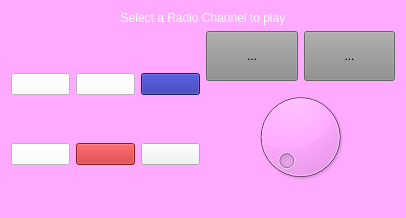
<?xml version="1.0" encoding="UTF-8"?>
<ui version="4.0">
 <class>Widget</class>
 <widget class="QWidget" name="Widget">
  <property name="windowModality">
   <enum>Qt::NonModal</enum>
  </property>
  <property name="geometry">
   <rect>
    <x>0</x>
    <y>0</y>
    <width>406</width>
    <height>218</height>
   </rect>
  </property>
  <property name="sizePolicy">
   <sizepolicy hsizetype="Fixed" vsizetype="Fixed">
    <horstretch>0</horstretch>
    <verstretch>0</verstretch>
   </sizepolicy>
  </property>
  <property name="minimumSize">
   <size>
    <width>406</width>
    <height>218</height>
   </size>
  </property>
  <property name="maximumSize">
   <size>
    <width>406</width>
    <height>218</height>
   </size>
  </property>
  <property name="windowTitle">
   <string>Radio Player</string>
  </property>
  <property name="windowIcon">
   <iconset resource="buttons.qrc">
    <normaloff>:/buttons/icon.png</normaloff>:/buttons/icon.png</iconset>
  </property>
  <property name="styleSheet">
   <string notr="true">background-color: rgb(49, 49, 49);
background-color: rgb(255, 170, 255);</string>
  </property>
  <layout class="QGridLayout" name="gridLayout">
   <property name="sizeConstraint">
    <enum>QLayout::SetNoConstraint</enum>
   </property>
   <item row="5" column="0">
    <layout class="QHBoxLayout" name="horizontalLayout">
     <item>
      <layout class="QGridLayout" name="gridLayout_2">
       <item row="0" column="0">
        <widget class="QPushButton" name="rathumakaraButton">
         <property name="toolTip">
          <string>RathuMakara FM</string>
         </property>
         <property name="styleSheet">
          <string notr="true">background-color: rgb(255, 255, 255);</string>
         </property>
         <property name="text">
          <string/>
         </property>
         <property name="icon">
          <iconset resource="buttons.qrc">
           <normaloff>:/buttons/rathumakara.png</normaloff>:/buttons/rathumakara.png</iconset>
         </property>
         <property name="iconSize">
          <size>
           <width>75</width>
           <height>75</height>
          </size>
         </property>
        </widget>
       </item>
       <item row="0" column="1">
        <widget class="QPushButton" name="kissButton">
         <property name="toolTip">
          <string>Kiss FM</string>
         </property>
         <property name="styleSheet">
          <string notr="true">background-color: rgb(255, 255, 255);</string>
         </property>
         <property name="text">
          <string/>
         </property>
         <property name="icon">
          <iconset resource="buttons.qrc">
           <normaloff>:/buttons/kiss_fm.png</normaloff>:/buttons/kiss_fm.png</iconset>
         </property>
         <property name="iconSize">
          <size>
           <width>75</width>
           <height>75</height>
          </size>
         </property>
        </widget>
       </item>
       <item row="1" column="1">
        <widget class="QPushButton" name="nethButton">
         <property name="toolTip">
          <string>Neth FM</string>
         </property>
         <property name="styleSheet">
          <string notr="true">background-color: rgb(198, 35, 36);</string>
         </property>
         <property name="text">
          <string/>
         </property>
         <property name="icon">
          <iconset resource="buttons.qrc">
           <normaloff>:/buttons/neth.png</normaloff>:/buttons/neth.png</iconset>
         </property>
         <property name="iconSize">
          <size>
           <width>75</width>
           <height>75</height>
          </size>
         </property>
        </widget>
       </item>
       <item row="0" column="2">
        <widget class="QPushButton" name="siyathaButton">
         <property name="toolTip">
          <string>Siyatha FM</string>
         </property>
         <property name="styleSheet">
          <string notr="true">background-color: rgb(32, 38, 160);</string>
         </property>
         <property name="text">
          <string/>
         </property>
         <property name="icon">
          <iconset resource="buttons.qrc">
           <normaloff>:/buttons/siyatha.png</normaloff>:/buttons/siyatha.png</iconset>
         </property>
         <property name="iconSize">
          <size>
           <width>75</width>
           <height>75</height>
          </size>
         </property>
        </widget>
       </item>
       <item row="1" column="0">
        <widget class="QPushButton" name="rhythmworldButton">
         <property name="toolTip">
          <string>Rhythm World</string>
         </property>
         <property name="styleSheet">
          <string notr="true">background-color: rgb(255, 255, 255);</string>
         </property>
         <property name="text">
          <string/>
         </property>
         <property name="icon">
          <iconset resource="buttons.qrc">
           <normaloff>:/buttons/rhythm_world.png</normaloff>:/buttons/rhythm_world.png</iconset>
         </property>
         <property name="iconSize">
          <size>
           <width>75</width>
           <height>75</height>
          </size>
         </property>
        </widget>
       </item>
       <item row="1" column="2">
        <widget class="QPushButton" name="lakhandaButton">
         <property name="toolTip">
          <string>Lakhanda</string>
         </property>
         <property name="styleSheet">
          <string notr="true">background-color: rgb(241, 241, 242);</string>
         </property>
         <property name="text">
          <string/>
         </property>
         <property name="icon">
          <iconset resource="buttons.qrc">
           <normaloff>:/buttons/lakhanda.png</normaloff>:/buttons/lakhanda.png</iconset>
         </property>
         <property name="iconSize">
          <size>
           <width>75</width>
           <height>75</height>
          </size>
         </property>
        </widget>
       </item>
      </layout>
     </item>
     <item>
      <layout class="QVBoxLayout" name="control_btn_wrapper">
       <property name="sizeConstraint">
        <enum>QLayout::SetFixedSize</enum>
       </property>
       <item>
        <layout class="QHBoxLayout" name="prev_stop_next_wrapper">
         <item>
          <widget class="QToolButton" name="btn_play">
           <property name="sizePolicy">
            <sizepolicy hsizetype="Ignored" vsizetype="MinimumExpanding">
             <horstretch>0</horstretch>
             <verstretch>0</verstretch>
            </sizepolicy>
           </property>
           <property name="toolTip">
            <string>Play</string>
           </property>
           <property name="styleSheet">
            <string notr="true">background-color: rgb(140, 140, 140);</string>
           </property>
           <property name="text">
            <string>...</string>
           </property>
           <property name="icon">
            <iconset resource="buttons.qrc">
             <normaloff>:/buttons/play.png</normaloff>:/buttons/play.png</iconset>
           </property>
          </widget>
         </item>
         <item>
          <widget class="QToolButton" name="btn_stop">
           <property name="sizePolicy">
            <sizepolicy hsizetype="Ignored" vsizetype="MinimumExpanding">
             <horstretch>0</horstretch>
             <verstretch>0</verstretch>
            </sizepolicy>
           </property>
           <property name="toolTip">
            <string>Stop</string>
           </property>
           <property name="styleSheet">
            <string notr="true">background-color: rgb(140, 140, 140);</string>
           </property>
           <property name="text">
            <string>...</string>
           </property>
           <property name="icon">
            <iconset resource="buttons.qrc">
             <normaloff>:/buttons/stop.png</normaloff>:/buttons/stop.png</iconset>
           </property>
          </widget>
         </item>
        </layout>
       </item>
       <item>
        <layout class="QHBoxLayout" name="playpause_wrapper"/>
       </item>
       <item>
        <widget class="QDial" name="volumedial">
         <property name="sizePolicy">
          <sizepolicy hsizetype="Ignored" vsizetype="MinimumExpanding">
           <horstretch>0</horstretch>
           <verstretch>0</verstretch>
          </sizepolicy>
         </property>
         <property name="maximum">
          <number>100</number>
         </property>
        </widget>
       </item>
       <item>
        <widget class="QLabel" name="volumeLabel">
         <property name="styleSheet">
          <string notr="true">color: rgb(255, 255, 255);</string>
         </property>
         <property name="text">
          <string/>
         </property>
         <property name="alignment">
          <set>Qt::AlignCenter</set>
         </property>
        </widget>
       </item>
      </layout>
     </item>
    </layout>
   </item>
   <item row="3" column="0">
    <widget class="QLabel" name="statuslabel">
     <property name="font">
      <font>
       <weight>50</weight>
       <bold>false</bold>
      </font>
     </property>
     <property name="styleSheet">
      <string notr="true">color: rgb(255, 255, 255);</string>
     </property>
     <property name="text">
      <string>Select a Radio Channel to play</string>
     </property>
     <property name="alignment">
      <set>Qt::AlignCenter</set>
     </property>
    </widget>
   </item>
  </layout>
 </widget>
 <layoutdefault spacing="6" margin="11"/>
 <resources>
  <include location="buttons.qrc"/>
 </resources>
 <connections/>
</ui>
